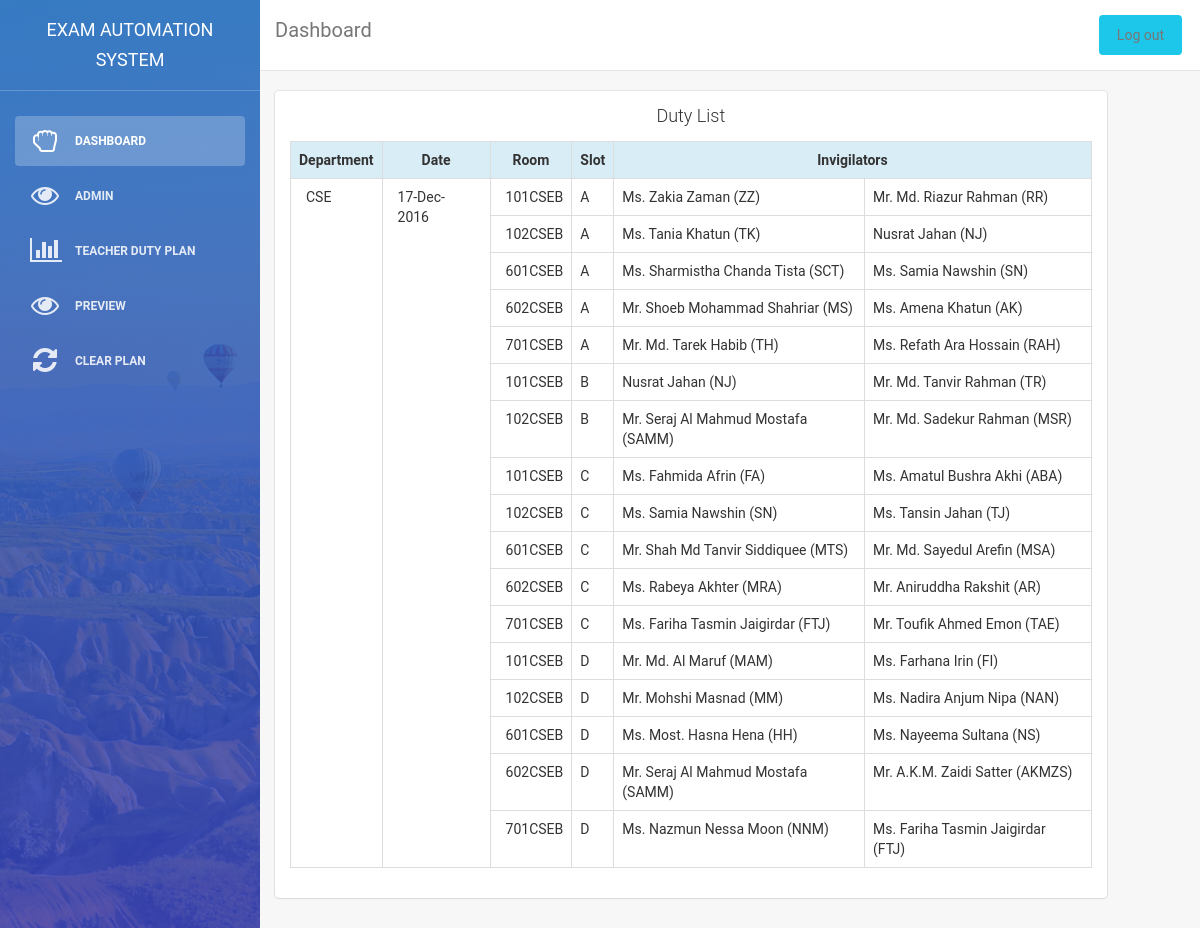
/TeacherSeat/preview.php (signed in), run on the app's committed database.
### tables this page shows
CREATE TABLE IF NOT EXISTS `teacher` (
  `teacher_name` text NOT NULL,
  `teacher_id` int(20) NOT NULL,
  `teacher_initial` text NOT NULL,
  `teacher_designation` text NOT NULL,
  `department` text NOT NULL,
  `enrollment` int(3) NOT NULL,
  `available` int(12) NOT NULL
);

### TeacherSeat/preview.php (the view, shortened to what this page needs)
<?php include('header.php'); ?>
        <div class="bootstrap-iso">
            <div class="container-fluid">
                <div class="row">
                    <div class="col-md-11">
                        <div class="card" id="dutytable">
				<form action="pdfduty1.php" method="POST" name="pdfduty1">
                            <div class="header">
                                <h4 class="title"><center>Duty List</center></h4>
                            </div>
                            <div class="content">
                                <table class="table  table-responsive table-bordered" >
                                    <tr class="info">
                                    	<th colspan ="1" style="text-align: center">Department</th>
                                    	<th colspan ="1"style="text-align: center">Date</th>
										<th colspan ="1"style="text-align: center">Room</th>
										<th colspan ="1"style="text-align: center">Slot</th>
										<th colspan ="2"style="text-align: center">Invigilators</th>
                                    </tr>
                                    <tr>
										<?php
							$sqldept = 	mysql_query("SELECT DISTINCT department FROM room_allot ORDER BY department ASC");
							while($row_dept = mysql_fetch_object($sqldept)){
								$department = $row_dept->department;
								$c = 0;
								$date = array();
								$sqldate = mysql_query("SELECT DISTINCT date FROM room_allot WHERE
									department = '{$department}' ORDER BY date, department, slot ASC");
								while($row_date = mysql_fetch_object($sqldate)){
									$date[] = $row_date->date;
									$c++;
								}
								for($i = 0; $i < $c; $i++){
									$sqlcount = mysql_query("SELECT COUNT(id) as totaldate FROM room_allot WHERE
										department = '{$department}' AND date = '{$date[$i]}' ORDER BY date, department, slot ASC");
									while($row_total = mysql_fetch_object($sqlcount)){
										$totaldate = $row_total->totaldate;
										$totaldate++;
									}
								}
								$sqlcount = mysql_query("SELECT COUNT(id) as totaldept FROM room_allot WHERE
									department = '{$department}' ORDER BY date, department, slot ASC");
								while($row_total = mysql_fetch_object($sqlcount)){
									$totaldept = $row_total->totaldept;
									$totaldept++;
								}
						?>
									<tr>
										<td colspan ="1" rowspan="<?php echo ($totaldept+$totaldate);?>"><?php echo $department;?></td>
						<?php
								for($i = 0; $i < $c; $i++){
									$count = 0;
									$slot = array();
									$room = array();
									$teacher1 = array();
									$teacher2 = array();
									$sqlroom = mysql_query("SELECT * FROM room_allot  WHERE department = '{$department}' AND
											date = '{$date[$i]}' ORDER BY date, slot, room_number ASC");
									while($row_room = mysql_fetch_object($sqlroom)){
										$slot[] = $row_room->slot;
										$room[] = $row_room->room_number;
										$teacher1[] = $row_room->teacher1;
										$teacher2[] = $row_room->teacher2;
										$count++;
									}
						?>
										<tr>
											<td colspan ="1" rowspan="<?php echo ($count+1);?>" ><?php echo date("d-M-Y", strtotime($date[$i]));?></td>
						<?php
									for($j = 0; $j < $count; $j++){
										$sqlteacher1 = mysql_query("SELECT * FROM teacher  WHERE
																teacher_id = '{$teacher1[$j]}' ");
										while($row = mysql_fetch_object($sqlteacher1)){
											$invigilator1 = $row->teacher_name;
											$initial1 = $row->teacher_initial;
										}
										$sqlteacher2 = mysql_query("SELECT * FROM teacher  WHERE
																teacher_id = '{$teacher2[$j]}' ");
										while($row = mysql_fetch_object($sqlteacher2)){
											$invigilator2 = $row->teacher_name;
											$initial2 = $row->teacher_initial;
										}
						?>
											<tr>
												<td colspan ="1" rowspan="1"><?php echo $room[$j];?></td>
												<td colspan ="1" rowspan="1"><?php echo $slot[$j];?></td>
												<td colspan ="1" rowspan="1"><?php echo $invigilator1.' ('.$initial1.')';?></td>
												<td colspan ="1" rowspan="1"><?php echo $invigilator2.' ('.$initial2.')';?></td>
											</tr>
						<?php		}?>
										</tr>
						<?php
								}
							}
						?>
                                    </tr>
                                </table>
                            </div>
							</form>
                        </div>
                    </div>
                </div>
            </div>
        </div>
<?php include('footer.php'); ?>

### TeacherSeat/header.php (shortened to what this page needs)
<!doctype html>
<html lang="en">
<head>
    <link href="../assets/css/style.css" rel="stylesheet" />
    <link href="../assets/css/jquery-ui.css" rel="stylesheet" />
	<link href="../assets/css/jquery-ui.structure.css" rel="stylesheet" />
	<link href="../assets/css/jquery-ui.theme.css" rel="stylesheet" />
    <link href="../assets/css/bootstrap.min.css" rel="stylesheet" />
    <link href="../assets/css/animate.min.css" rel="stylesheet"/>
    <link href="../assets/css/light-bootstrap-dashboard.css" rel="stylesheet"/>
    <link href="../assets/css/demo.css" rel="stylesheet" />
    <link href="../assets/css/font-awesome.min.css" rel="stylesheet" />
    <link href="../assets/css/font-google.css" rel="stylesheet" />
    <link href="../assets/css/pe-icon-7-stroke.css" rel="stylesheet" />
	<link href="../assets/css/jasny-bootstrap.min.css" rel="stylesheet" />
	<link href="../assets/css/bootstrap-iso.css" rel="stylesheet" />
	<link rel="stylesheet" href="../assets/css/bootstrap-datepicker3.css" />
</head>
<body>
<div class="wrapper">
    <div class="sidebar" data-color="blue" data-image="../assets/img/sidebar-2.jpg">
    	<div class="sidebar-wrapper">
            <div class="logo">
                <a href="" class="simple-text">
                    Exam Automation System
                </a>
            </div>
            <ul class="nav">
				<li class="active">
                    <a href="dashboard.php">
                        <i class="fa fa-hand-rock-o" aria-hidden="true"></i>
                        <p>Dashboard</p>
                    </a>
                </li>
				<li>
					<a href="../Admin/dashboard.php">
						<i class="fa fa-eye" aria-hidden="true"></i>
						<p>Admin</p>
					</a>
				</li>
				<li>
					<a href="TeacherSeat.php">
						<i class="fa fa-bar-chart" aria-hidden="true"></i>
						<p>Teacher Duty Plan</p>
					</a>
				</li>
				<li>
                    <a href="preview.php">
                        <i class="fa fa-eye"></i>
                        <p>Preview</p>
                    </a>
                </li>
				<li>
                    <a href="clearPlan.php">
                        <i class="fa fa-refresh"></i>
                        <p>Clear Plan</p>
                    </a>
                </li>
            </ul>
    	</div>
    </div>
    <div class="main-panel" >
        <nav class="navbar navbar-default navbar-fixed">
            <div class="container-fluid">
                <div class="navbar-header">
                    <a class="navbar-brand" href="dashboard.php">Dashboard</a>
                </div>
                <div class="collapse navbar-collapse">
                    <ul class="nav navbar-nav navbar-right">
                        <li>
                            <a href="logout.php" class="btn btn-info btn-fill pull-right">
                                Log out
                            </a>
                        </li>
                    </ul>
                </div>
            </div>
        </nav>
        <br>

### TeacherSeat/footer.php (shortened to what this page needs)
    </div>
</div>
</body>
</html>

### data on the page
teacher: teacher_name "Ms. Zakia Zaman", teacher_initial "ZZ"
teacher: teacher_name "Mr. Md. Riazur Rahman", teacher_initial "RR"
teacher: teacher_name "Ms. Tania Khatun", teacher_initial "TK"
teacher: teacher_name "Nusrat Jahan", teacher_initial "NJ"
teacher: teacher_name "Ms. Sharmistha Chanda Tista", teacher_initial "SCT"
teacher: teacher_name "Ms. Samia Nawshin", teacher_initial "SN"
teacher: teacher_name "Mr. Shoeb Mohammad Shahriar", teacher_initial "MS"
teacher: teacher_name "Ms. Amena Khatun", teacher_initial "AK"
teacher: teacher_name "Mr. Md. Tarek Habib", teacher_initial "TH"
teacher: teacher_name "Ms. Refath Ara Hossain", teacher_initial "RAH"
teacher: teacher_name "Mr. Md. Tanvir Rahman", teacher_initial "TR"
teacher: teacher_name "Mr. Seraj Al Mahmud Mostafa", teacher_initial "SAMM"
teacher: teacher_name "Mr. Md. Sadekur Rahman", teacher_initial "MSR"
teacher: teacher_name "Ms. Fahmida Afrin", teacher_initial "FA"
teacher: teacher_name "Ms. Amatul Bushra Akhi", teacher_initial "ABA"
teacher: teacher_name "Ms. Tansin Jahan", teacher_initial "TJ"
teacher: teacher_name "Mr. Shah Md Tanvir Siddiquee", teacher_initial "MTS"
teacher: teacher_name "Mr. Md. Sayedul Arefin", teacher_initial "MSA"
teacher: teacher_name "Ms. Rabeya Akhter", teacher_initial "MRA"
teacher: teacher_name "Mr. Aniruddha Rakshit", teacher_initial "AR"
teacher: teacher_name "Ms. Fariha Tasmin Jaigirdar", teacher_initial "FTJ"
teacher: teacher_name "Mr. Toufik Ahmed Emon", teacher_initial "TAE"
teacher: teacher_name "Mr. Md. Al Maruf", teacher_initial "MAM"
teacher: teacher_name "Ms. Farhana Irin", teacher_initial "FI"
teacher: teacher_name "Mr. Mohshi Masnad", teacher_initial "MM"
teacher: teacher_name "Ms. Nadira Anjum Nipa", teacher_initial "NAN"
teacher: teacher_name "Ms. Most. Hasna Hena", teacher_initial "HH"
teacher: teacher_name "Ms. Nayeema Sultana", teacher_initial "NS"
teacher: teacher_name "Mr. A.K.M. Zaidi Satter", teacher_initial "AKMZS"
teacher: teacher_name "Ms. Nazmun Nessa Moon", teacher_initial "NNM"

### other printed values
$department "CSE"
date("d-M-Y", strtotime($date[$i])) "17-Dec-2016"
$room[$j] "101CSEB"
$slot[$j] "A"
$room[$j] "102CSEB"
$room[$j] "601CSEB"
$room[$j] "602CSEB"
$room[$j] "701CSEB"
$slot[$j] "B"
$slot[$j] "C"
$slot[$j] "D"
